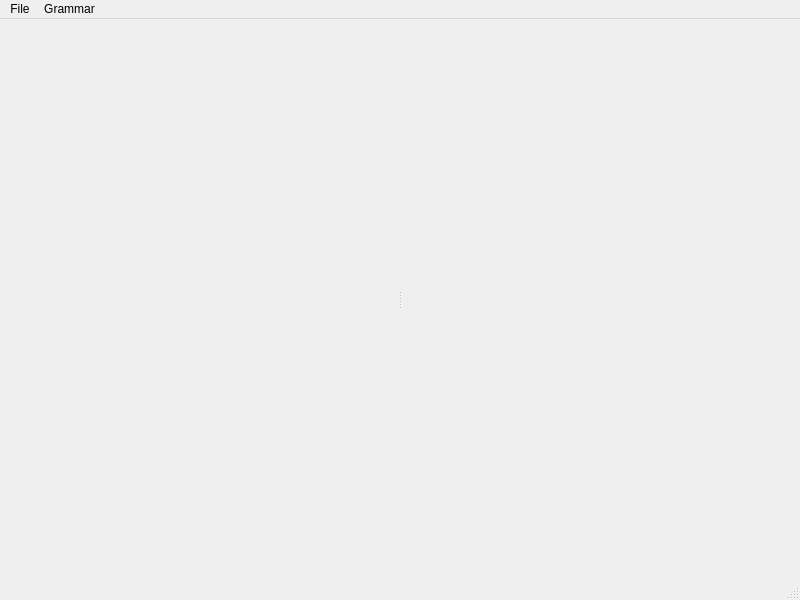
<?xml version="1.0" encoding="UTF-8"?>
<ui version="4.0">
 <class>Test4Window</class>
 <widget class="QMainWindow" name="Test4Window">
  <property name="geometry">
   <rect>
    <x>0</x>
    <y>0</y>
    <width>800</width>
    <height>600</height>
   </rect>
  </property>
  <property name="windowTitle">
   <string>Test4 Window</string>
  </property>
  <widget class="QWidget" name="centralwidget">
   <layout class="QVBoxLayout" name="centralVerticalLayout">
    <item>
     <widget class="QSplitter" name="splitter">
      <property name="orientation">
       <enum>Qt::Horizontal</enum>
      </property>
      <widget class="QWidget" name="verticalLayoutWidget">
       <layout class="QVBoxLayout" name="leftVerticalLayout"/>
      </widget>
      <widget class="QWidget" name="verticalLayoutWidget_2">
       <layout class="QVBoxLayout" name="rightVerticalLayout"/>
      </widget>
     </widget>
    </item>
   </layout>
  </widget>
  <widget class="QMenuBar" name="menubar">
   <property name="geometry">
    <rect>
     <x>0</x>
     <y>0</y>
     <width>800</width>
     <height>25</height>
    </rect>
   </property>
   <widget class="QMenu" name="menuFile">
    <property name="title">
     <string>File</string>
    </property>
    <addaction name="actionLoad"/>
    <addaction name="actionQuit"/>
   </widget>
   <widget class="QMenu" name="menuGrammar">
    <property name="title">
     <string>Grammar</string>
    </property>
   </widget>
   <addaction name="menuFile"/>
   <addaction name="menuGrammar"/>
  </widget>
  <widget class="QStatusBar" name="statusbar"/>
  <action name="actionLoad">
   <property name="text">
    <string>Load</string>
   </property>
  </action>
  <action name="actionQuit">
   <property name="text">
    <string>Quit</string>
   </property>
  </action>
 </widget>
 <resources/>
 <connections/>
</ui>
